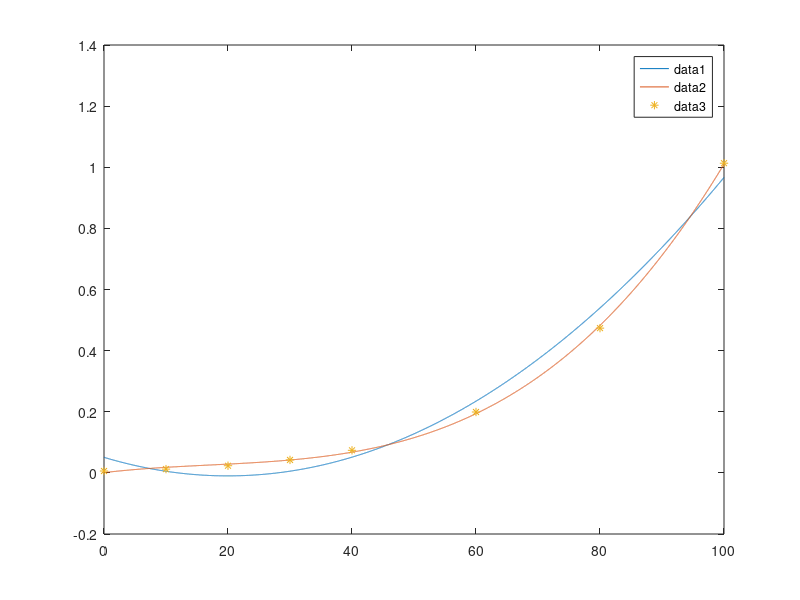

The MATLAB script that drew this image:
t = [0 10 20 30 40 60 80 100];
p = [0.0061 0.0123 0.0234 0.0424 0.0738 0.1992 0.4736 1.0133];
f2 = polyfit(t, p, 2)
f3 = polyfit(t, p, 3)
p2 = polyval(f2, 45)
p3 = polyval(f3, 45)
true_val = 0.095848;
abs(p2-true_val)
abs(p3-true_val)
x = 0 : 0.01 : 100;
pt1 = polyval(f2, x);
pt2 = polyval(f3, x);
plot(x, pt1, x, pt2, t, p, "*")
legend
input("")